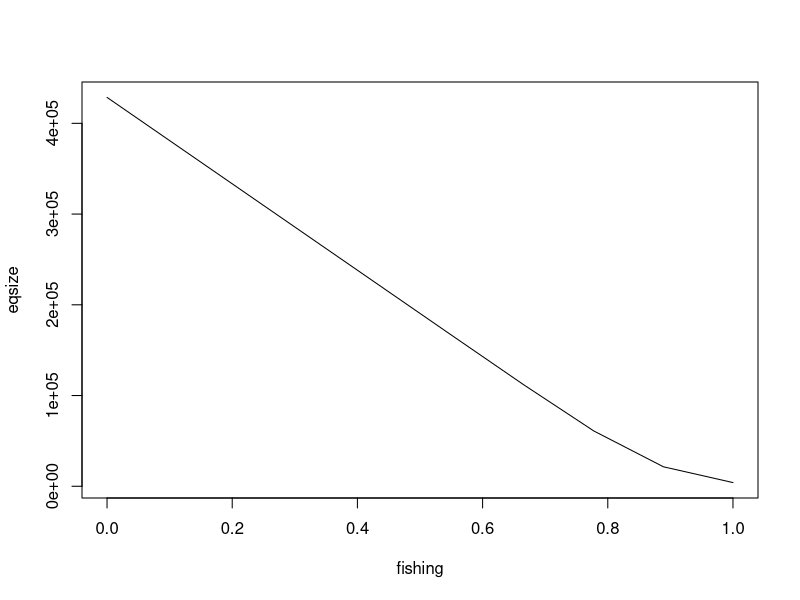

Reproduce this figure in R.
rm(list=ls(all=TRUE)) #clears workspace

# Install these packages if you haven't already
# install.packages("Rtools")
# install.packages("deSolve")

# Load deSolve package
library(deSolve)

# Create an SEIC function
seic <- function(time, state, parameters) {
  
  with(as.list(c(state, parameters)), {
  
    dS <- (b-c*(S+E+I+C))*(S+E+I+C) - (mu+qS*f)*S - beta*S*(I/(S+E+I+C)) 
    dE <- beta*S*(I/(S+E+I+C)) - (mu+qS*f+gamma)*E
    dI <- gamma*E - (mu+qS*f+alpha+rho)*I
    dC <- rho*I - (mu+qC*f)*C
    
    return(list(c(dS, dE, dI, dC)))
  })
}

## Set parameters and time frame
init       <- c(S= 1000000, E = 100, I = 0, C = 0)
fishing <- seq(0,1,length=10)
times      <- seq(0, 50, by = 0.5)

eqsize <- numeric(length(fishing)) # a vector to hold the solutions

for(i in seq_along(fishing)){
  parameters <- c(qS = 0.5,qC = 1,gamma = 30, rho = 91.25, beta = 45, b = 0.6, mu = 0.15, c = 1.05e-06,alpha = 2,f = fishing[i])
  out <- as.data.frame(
    out <- ode(
      y = init, 
      times = times, 
      func = seic, 
      parms = parameters
      )
    )
  eqsize[i] <- tail(out$S+out$E+out$I+out$C,1)
}

plot(fishing,eqsize,type='l')
